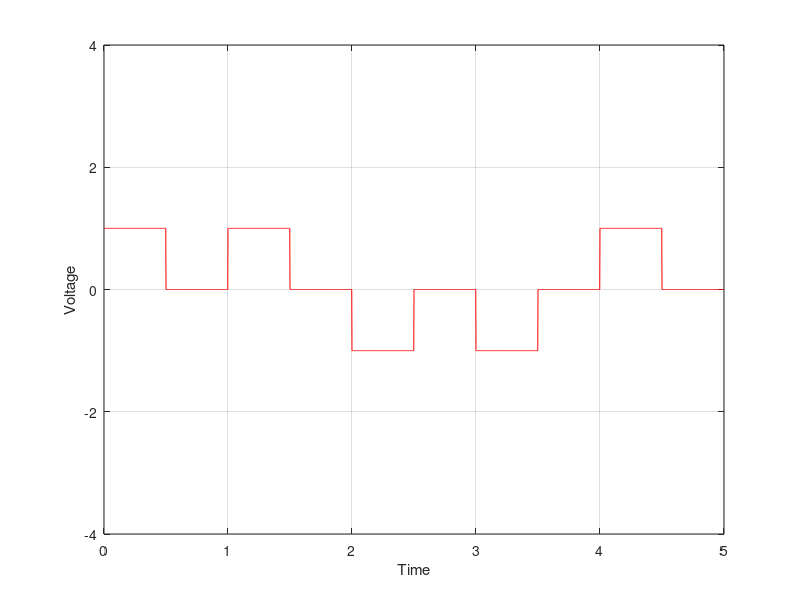

Reproduce this figure in MATLAB.
clc;
close all;
clear;

bitstream = [1 1 0 0 1];
L = length(bitstream);

n = 500;
nhalf=n/2;
dt = 1/n;
x = 0:dt:L;

y = zeros(1, length(x));

for i=0 : L-1
     if(bitstream(i+1)==1)
       y((i*n+1):(i*n+nhalf))=1;
     else
       y((i*n+1):(i*n+nhalf))=-1;
     end    
end

plot(x, y, 'r');
axis([0 x(end) -4 4]);
grid on;

xlabel('Time');
ylabel('Voltage');

size=length(y);
len=floor(size/L);
decode=zeros(1,L);

for i=0:L-1
  if(y(i*len+1)==1)
    decode(i+1)=1;
  end
end
disp(decode);


